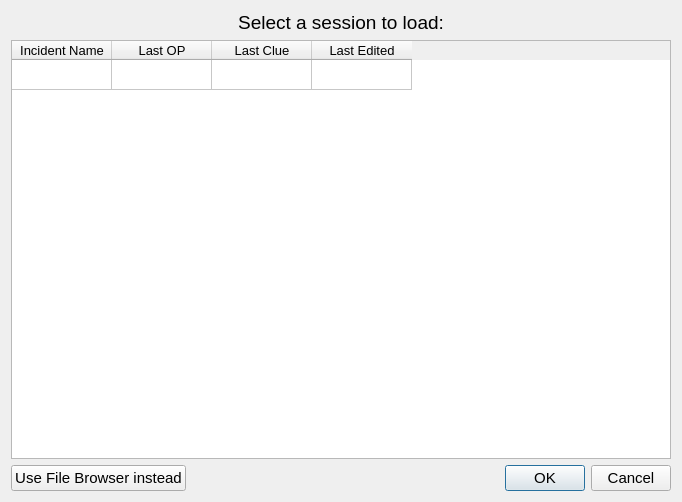
<?xml version="1.0" encoding="UTF-8"?>
<ui version="4.0">
 <class>loadDialog</class>
 <widget class="QDialog" name="loadDialog">
  <property name="geometry">
   <rect>
    <x>0</x>
    <y>0</y>
    <width>682</width>
    <height>502</height>
   </rect>
  </property>
  <property name="windowTitle">
   <string>Load</string>
  </property>
  <layout class="QVBoxLayout" name="verticalLayout">
   <item>
    <widget class="QLabel" name="label">
     <property name="font">
      <font>
       <family>Segoe UI</family>
       <pointsize>14</pointsize>
      </font>
     </property>
     <property name="text">
      <string>Select a session to load:</string>
     </property>
     <property name="alignment">
      <set>Qt::AlignCenter</set>
     </property>
    </widget>
   </item>
   <item>
    <widget class="QTableWidget" name="theTable">
     <property name="sizePolicy">
      <sizepolicy hsizetype="Expanding" vsizetype="MinimumExpanding">
       <horstretch>0</horstretch>
       <verstretch>0</verstretch>
      </sizepolicy>
     </property>
     <property name="minimumSize">
      <size>
       <width>200</width>
       <height>0</height>
      </size>
     </property>
     <property name="font">
      <font>
       <pointsize>10</pointsize>
      </font>
     </property>
     <property name="editTriggers">
      <set>QAbstractItemView::NoEditTriggers</set>
     </property>
     <property name="selectionMode">
      <enum>QAbstractItemView::SingleSelection</enum>
     </property>
     <property name="selectionBehavior">
      <enum>QAbstractItemView::SelectRows</enum>
     </property>
     <property name="showGrid">
      <bool>true</bool>
     </property>
     <property name="cornerButtonEnabled">
      <bool>false</bool>
     </property>
     <attribute name="horizontalHeaderHighlightSections">
      <bool>false</bool>
     </attribute>
     <attribute name="verticalHeaderVisible">
      <bool>false</bool>
     </attribute>
     <row>
      <property name="text">
       <string>New Row</string>
      </property>
     </row>
     <column>
      <property name="text">
       <string>Incident Name</string>
      </property>
     </column>
     <column>
      <property name="text">
       <string>Last OP</string>
      </property>
     </column>
     <column>
      <property name="text">
       <string>Last Clue</string>
      </property>
     </column>
     <column>
      <property name="text">
       <string>Last Edited</string>
      </property>
     </column>
    </widget>
   </item>
   <item>
    <layout class="QHBoxLayout" name="horizontalLayout">
     <item>
      <widget class="QPushButton" name="pushButton">
       <property name="font">
        <font>
         <family>Segoe UI</family>
         <pointsize>11</pointsize>
        </font>
       </property>
       <property name="text">
        <string>Use File Browser instead</string>
       </property>
      </widget>
     </item>
     <item>
      <widget class="QDialogButtonBox" name="buttonBox">
       <property name="font">
        <font>
         <family>Segoe UI</family>
         <pointsize>11</pointsize>
        </font>
       </property>
       <property name="standardButtons">
        <set>QDialogButtonBox::Cancel|QDialogButtonBox::Ok</set>
       </property>
      </widget>
     </item>
    </layout>
   </item>
  </layout>
 </widget>
 <resources/>
 <connections>
  <connection>
   <sender>theTable</sender>
   <signal>cellClicked(int,int)</signal>
   <receiver>loadDialog</receiver>
   <slot>cellClicked(int,int)</slot>
   <hints>
    <hint type="sourcelabel">
     <x>571</x>
     <y>135</y>
    </hint>
    <hint type="destinationlabel">
     <x>640</x>
     <y>158</y>
    </hint>
   </hints>
  </connection>
  <connection>
   <sender>buttonBox</sender>
   <signal>accepted()</signal>
   <receiver>loadDialog</receiver>
   <slot>accept()</slot>
   <hints>
    <hint type="sourcelabel">
     <x>494</x>
     <y>469</y>
    </hint>
    <hint type="destinationlabel">
     <x>452</x>
     <y>496</y>
    </hint>
   </hints>
  </connection>
  <connection>
   <sender>buttonBox</sender>
   <signal>rejected()</signal>
   <receiver>loadDialog</receiver>
   <slot>reject()</slot>
   <hints>
    <hint type="sourcelabel">
     <x>621</x>
     <y>469</y>
    </hint>
    <hint type="destinationlabel">
     <x>674</x>
     <y>458</y>
    </hint>
   </hints>
  </connection>
 </connections>
 <slots>
  <slot>cellClicked(int,int)</slot>
  <slot>itemSelectionChanged()</slot>
  <slot>currentCellChanged(int,int,int,int)</slot>
  <slot>cellPressed(int,int)</slot>
  <slot>cellEntered(int,int)</slot>
  <slot>cellActivated(int,int)</slot>
  <slot>clicked()</slot>
 </slots>
</ui>
